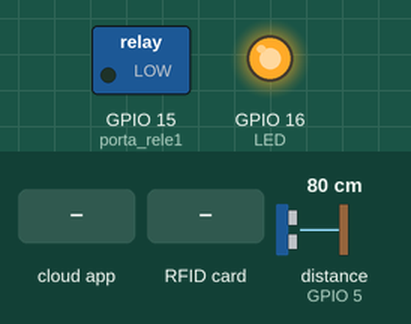
A sketch run on a simulated ESP8266 (NodeMCU). Shown: switched loads named in the sketch (green lamp = pin HIGH), output pins drawn as LEDs (lit = HIGH). Dashed ring = blinking. The inputs (shaded band) are chosen by the test bench; at power-on: distance to the obstacle (sensor on GPIO 5) 80 cm. The echo pulse lasts 58.3 µs per cm; what the sketch prints to the serial monitor is not drawn.

Above: at 3.7 s.
3.8 s: the phone or cloud app sets alarme to 1
At 7.3 s:
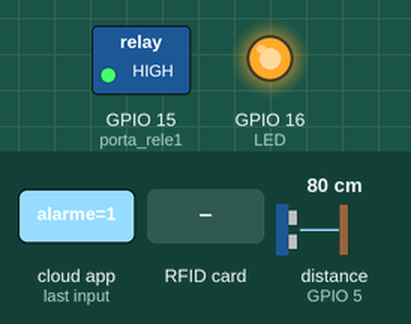
7.6 s: RFID card 5E 7A 19 C4 held to the reader
At 11.5 s:
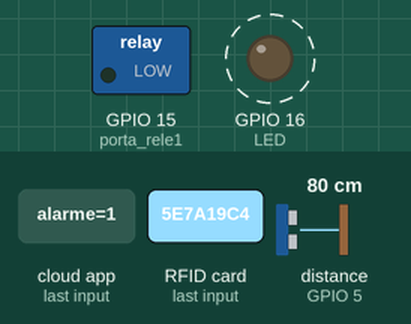
Timing chart, 0 to 16.1 s (numbered marks = the images above; inputs shaded):
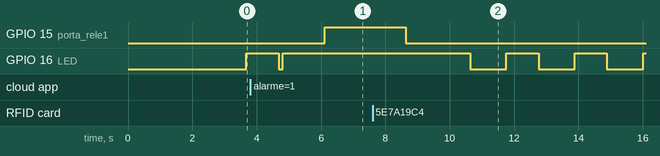

Measured:
- after the input at 3.8 s, GPIO 15 (porta_rele1): LOW → HIGH after 2.3 s
- after the input at 7.6 s, GPIO 15 (porta_rele1): HIGH → LOW after 1.0 s; GPIO 16 (LED): alternates HIGH for 1.0 s and LOW for 1.1 s, starting after 3.0 s

The sketch:

esp8266Alarm.ino
```cpp
#include <Ultrasonic.h>
#include <SPI.h>
#include <MFRC522.h>
#include <ESP8266WiFi.h>
#include <PubSubClient.h>

/************************ Configurações do Adafruit IO *******************************/
//Insira seu nome de usuário e chave. Você encontra essas informações acessando
//sua conta no Adafruit IO
#define IO_USERNAME ""
#define IO_KEY ""

//Insira o SSID e Senha da rede WIFI a qual você irá conectar
#define WIFI_SSID ""
#define WIFI_PASS ""

const char* ssid = "";
const char* password = "";

#include "AdafruitIO_WiFi.h"

AdafruitIO_WiFi io(IO_USERNAME, IO_KEY, WIFI_SSID, WIFI_PASS);

#define ALARME false
/************************ Configuração dos tópicos *******************************/

//configura o tópico "fs_embarcados/feeds/alarme"
AdafruitIO_Feed *feedRele1 = io.feed("alarme");

#define LED 16 // D0 Proprio led da placa
#define SDA_PIN 4      // D2
#define RST_PIN 2      // D4
#define MOSI 13        // D7
#define MISO 12        // D6
#define SCK 14         // D5
#define pino_trigger 0 // D3
#define pino_echo 5    // D1
#define porta_rele1 15 // D8
Ultrasonic ultrasonic(pino_trigger, pino_echo);
MFRC522 mfrc522(SDA_PIN, RST_PIN); // Create MFRC522 instance.

long distancia;
bool alarme_status = false;
bool disparo = false;

void setup()
{
  pinMode(LED, OUTPUT);
  pinMode(porta_rele1, OUTPUT);
  Serial.begin(9600);
  SPI.begin();
  mfrc522.PCD_Init();
  alarme_status = false;
  mfrc522.PCD_DumpVersionToSerial();
  conectaBroker(); //função para conectar ao broker
  delay(1000);
  Serial.println("Aproxime o seu cartao do leitor...");

}

void loop()
{

  // processa as mensagens e mantêm a conexão ativa
  byte state = io.run();

  //verifica se está conectado
  if(state == AIO_NET_DISCONNECTED | state == AIO_DISCONNECTED){
    conectaBroker(); //função para conectar ao broker
  }

  if (mfrc522.PICC_IsNewCardPresent())
  {
    Serial.println("Cartão presente!");
    if (alarme_status == false)
    {
      alarme_status = true;
      Serial.println("Alarme ligado!");
      delay(2000);
    }
    else if (alarme_status == true)
    {
      alarme_status = false;
      Serial.println("Alarme desligado!");
      delay(1000);
    }
  }

  if (alarme_status == false)
  {
    rotinaAlarmeDesligado();
  }
  else
  {
    digitalWrite(LED, HIGH);
    disparo = rotinaAlarmeLigado();
  }
}

bool rotinaAlarmeLigado()
{
  digitalWrite(LED, HIGH);
  Serial.println("Alarme ligado.");
  delay(200);
  long medidas[10];
  for (int i = 0; i < 10; i++)
  {
    distancia = ultrasonic.Ranging(CM);
    Serial.print("Distância: ");
    Serial.println(distancia);
    delay(100);
    medidas[i] = distancia;
  }
  if (medidas[0] > 14 && medidas[1] > 14 && medidas[2] > 14 && medidas[3] > 14 && medidas[4] > 14 && medidas[5] > 14 && medidas[6] > 14 && medidas[7] > 14 && medidas[8] > 14 && medidas[9] > 14)
  {
    disparo = true;
    tocarAlarme();
    Serial.println("Disparo do alarme!");
  }
  return disparo;
}

void rotinaAlarmeDesligado()
{
  desligarAlarme();
  delay(1000);
  digitalWrite(LED, HIGH);
  delay(1000);
  digitalWrite(LED, LOW);
}

void tocarAlarme()
{
  delay(50);
  digitalWrite(porta_rele1, HIGH); //Liga rele 1
}

void desligarAlarme()
{
  digitalWrite(porta_rele1, LOW); //Desliga rele 1
}

/****** Função de tratamento dos dados recebidos em L1***************/

void handleRele1(AdafruitIO_Data *data) {

  // Mensagem
  Serial.print("Recebido  <- ");
  Serial.print(data->feedName());
  Serial.print(" : ");
  Serial.println(data->value());

  //Aciona saída conforme dado recebido
  if(data->isTrue())
    alarme_status = true;
  else
    alarme_status = false;
}


/****** Função para conectar ao WIFI e Broker***************/

void conectaBroker(){

  //mensagem inicial
  Serial.print("Conectando ao Adafruit IO");

  // chama função de conexão io.adafruit.com
  io.connect();

   // instancia um novo handler para recepção da mensagem do feed Rele
  feedRele1->onMessage(handleRele1);

  // Aguarda conexação ser estabelecida
  while(io.status() < AIO_CONNECTED) {
    Serial.print(".");
    delay(500);
  }

  // Conectado
  Serial.println();
  Serial.println(io.statusText());

  // certifique-se de que todos os feeds obtenham seus valores atuais imediatamente
  feedRele1->get();
}
```
